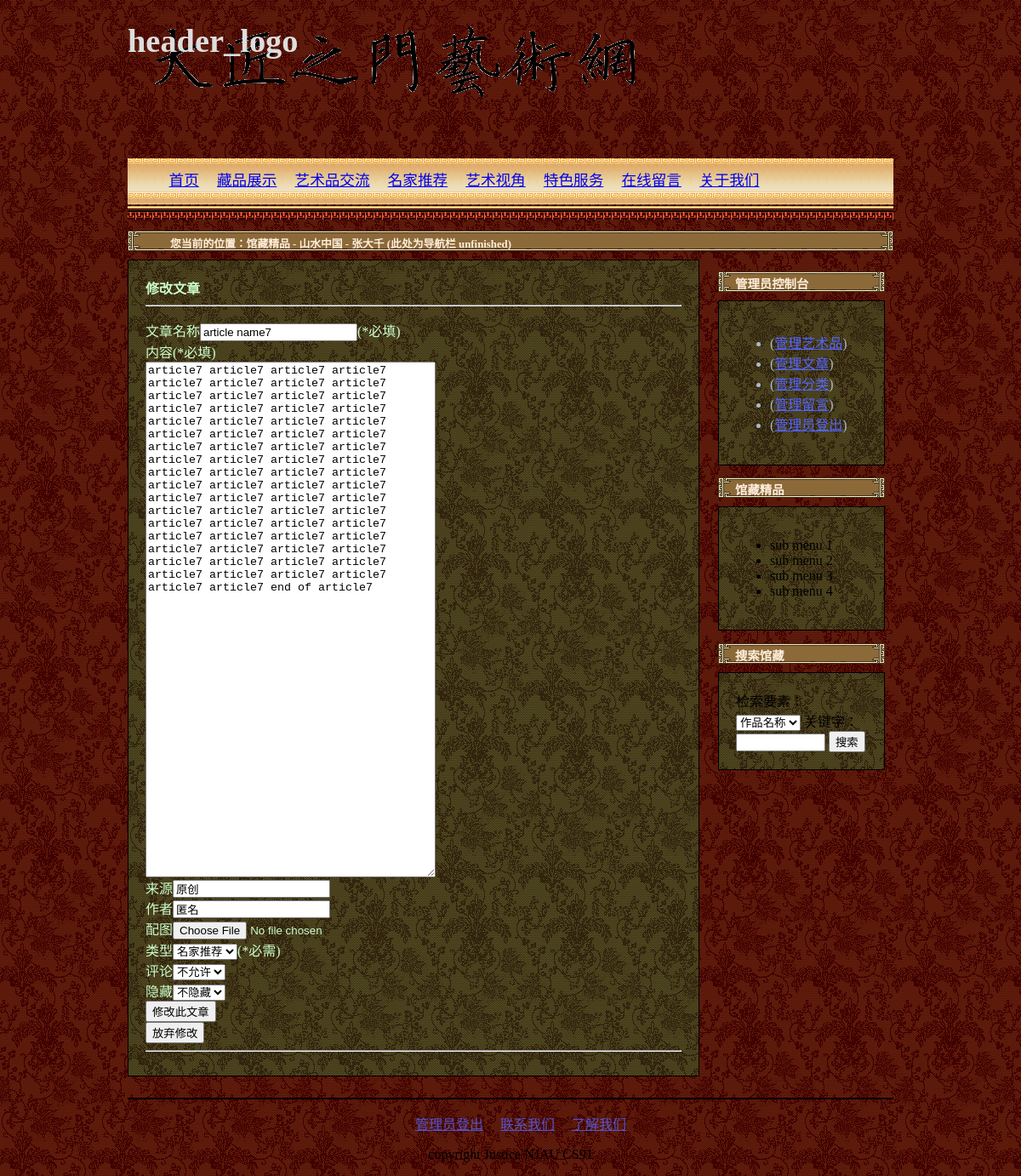
/control_article.php?aid=7 (signed in), run on the app's committed database.
### tables this page shows
CREATE TABLE `Articles` (
	article_id SERIAL PRIMARY KEY,
	article_name VARCHAR(90) NOT NULL,		 
	content TEXT NOT NULL,				 
	source VARCHAR(90) default '网络' NOT NULL,	 
	author VARCHAR(45) default '匿名' NOT NULL,	 
	picture VARCHAR(255),				 
	is_artist BOOLEAN DEFAULT 0 NOT NULL,		 
	added_by BIGINT UNSIGNED NOT NULL,		 
	pub_date DATE NOT NULL,				 
	no_comment BOOLEAN DEFAULT 1 NOT NULL,		 
	is_hidden BOOLEAN DEFAULT 0 NOT NULL,		 
	FOREIGN KEY (added_by) REFERENCES Masters(master_id)
);

### control_article.php (the view, shortened to what this page needs)
<?php
if(empty($_SESSION['mname'])) {
	lib_delay_jump(3, '对不起，请先登录，再进行管理');
} else {
	require('include/console_var.php');
}
$aid = intval($_GET['aid']);
$dbh = new PDO($dbcfg_dsn, $dbcfg_dbuser, $dbcfg_dbpwd);
$sql_select_article = 'select * from Articles where article_id = :aid';
$sth_select_article = $dbh->prepare($sql_select_article);
$sth_select_article->bindParam(':aid', $aid, PDO::PARAM_INT);
lib_pdo_if_fail( $sth_select_article->execute(), $sth_select_article, __FILE__, __LINE__, CFG_DEBUG, 'error', FALSE );
$article = $sth_select_article->fetch(PDO::FETCH_ASSOC);
?>
<?php require('include/dochead.php'); ?>
<body>
<div id="header">
<?php require('include/header.php'); ?>
</div>
<div id="body">
	<div id="main_content" class="content_block" >
		<?php if (empty($aid)) {
			echo '<h4 id="main_content_head">添加文章</h4>';
			echo '<p>（删除和修改文章请至浏览文章页面）</p>';
		} else {
			echo '<h4 id="main_content_head">修改文章</h4>';
		}
		?>
		<hr />
		<div id="add_article">
		<form enctype="multipart/form-data" action="action/add_article.php<?php if(isset($aid)){echo "?aid=$aid";}?>" method="post" >
			<label for="input_name">文章名称<input type="text" name="article_name" id="input_name" value="<?php echo $article['article_name']; ?>" /></label><span class="input_hint">(*必填)</span><br />
			<label for="input_content">内容<span class="input_hint">(*必填)</span><br /><textarea name="article_content" id="input_content" cols="40" rows="40" ><?php if(!empty($article['content'])){echo $article['content'];} ?></textarea></label></span><br />
			<label for="input_source">来源<input type="text" name="article_source" id="input_source" value="<?php if(!empty($article['source'])) {echo $article['source'];}?>" /></label><br />
			<label for="input_author">作者<input type="text" name="article_author" id="input_author" value="<?php if(!empty($article['author'])){echo $article['author'];} ?>" /></label><br />
			<label for="choose_img">配图<input type="file" name="article_image" id="choose_img" value="<?php if(!empty($article['picture'])){echo $article['picture'];}?>" /></label><br />
			类型<select name="is_artist" id="choose_type">
			<option value="1" <?php if($article['is_artist']) echo 'selected="selected"'; ?> >名家推荐</option>
			</select><span class="input_hint">(*必需)</span><br />
			评论<select name="allow_comment" >
			<option value="0" <?php if(!$article['allow_comment']) echo 'selected="selected"'; ?> >不允许</option>
			</select><br />
			隐藏<select name="is_hidden">
			<option value="0" <?php if(!$article['is_hidden']) echo 'selected="selected"'; ?> >不隐藏</option>
			</select><br />
			<input type="submit" name="<?php if($aid){echo 'modify';}else {echo 'submit';}?>" value="<?php if($aid){echo '修改';} else {echo '添加';} ?>此文章" />
		</form>
			<?php if (isset($aid)) {
				echo '<input type="submit" name="cancel" value="放弃修改" />';
			} ?>
		</div>
		<hr class="clear_line"/>
	</div>
	<div id="sub_main_content" >
<?php require('./include/sub_main_content.php'); ?>
	</div>
</div>
<div id="footer">
<?php require('./include/footer.php'); ?>
</div>
</body>
</html>

### styles/main.css (style rules this page uses)
html { background: url(../pic/css/html_bg.gif) ; background-color: #223; }
body { width: 900; margin-left: auto; margin-right: auto; }
div#header { width: 900px; margin-left: auto; margin-right: auto; background: url(../pic/css/djzmlogo.png) no-repeat; }
div#body { width: 900px; margin-left: auto; margin-right: auto; position: relative; }
div#main_content { width: 70%; position: relative; float: left; background: url(../pic/css/body_bg.gif); margin-bottom: 25px; color: #cfc; }
div#sub_main_content { width: 24%; position: relative; float: right; padding: 0; }
div#footer { width: 900px; margin-left: auto; margin-right: auto; }
.clear_line { clear: both; }
div.content_block { margin: 0; padding: 20px; background: url(../pic/css/body_bg.gif); border: 1px solid black; }
#main_content_head { margin: 0; }

### data on the page
articles: article_name "article name7", article_content "article7 article7 article7 article7 article7 article7 article7 article7 article7 article7 article7 article7 article7 article7 article7 article7 article7 article7 article7 article7 article7 article7 article7 article7 article7 article7 article7 article7 article7 article7 article7 article7 article7 article7 article7 article7 article7 article7 article7 article7 article7 article7 article7 article7 article7 article7 article7 article7 article7 article7 article7 article7 article7 article7 article7 article7 article7 article7 article7 article7 article7 article7 article7 article7 article7 article7 article7 article7 article7 article7 end of article7", article_source "原创", article_author "匿名", is_artist "名家推荐", is_hidden "不隐藏"
